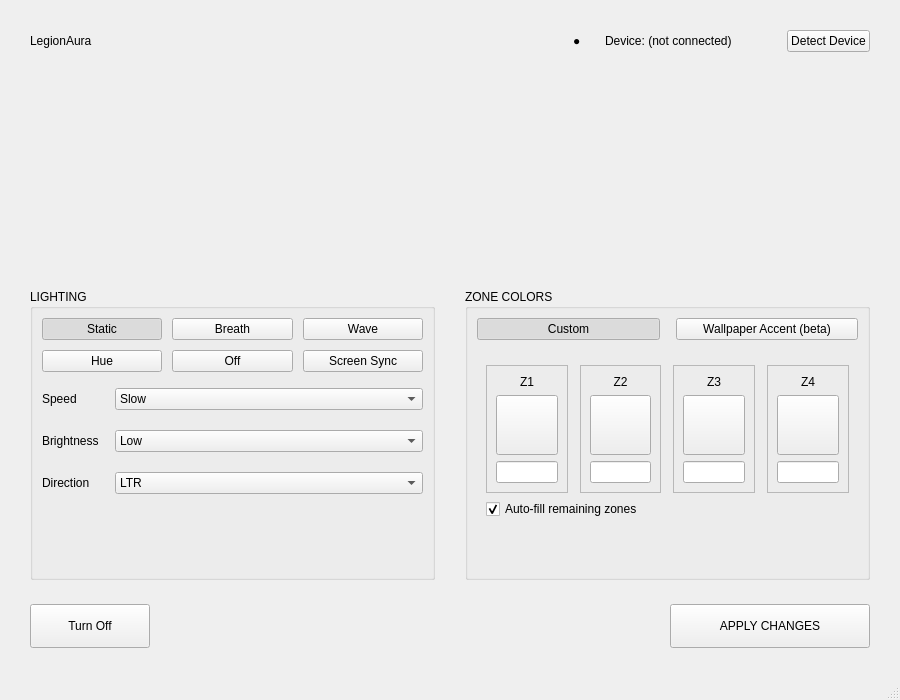
<?xml version='1.0' encoding='UTF-8'?>
<ui version="4.0">
 <class>MainWindow</class>
 <widget class="QMainWindow" name="MainWindow">
  <property name="geometry">
   <rect>
    <x>0</x>
    <y>0</y>
    <width>900</width>
    <height>700</height>
   </rect>
  </property>
  <property name="minimumSize">
   <size>
    <width>800</width>
    <height>600</height>
   </size>
  </property>
  <property name="windowTitle">
   <string>LegionAura</string>
  </property>
  <widget class="QWidget" name="centralwidget">
   <layout class="QVBoxLayout" name="verticalLayout">
    <property name="spacing">
     <number>24</number>
    </property>
    <property name="leftMargin">
     <number>30</number>
    </property>
    <property name="topMargin">
     <number>30</number>
    </property>
    <property name="rightMargin">
     <number>30</number>
    </property>
    <property name="bottomMargin">
     <number>30</number>
    </property>


    <item>
     <layout class="QHBoxLayout" name="headerLayout">
      <item>
       <widget class="QLabel" name="lblAppTitle">
        <property name="text">
         <string>LegionAura</string>
        </property>
       </widget>
      </item>
      <item>
       <spacer name="headerSpacer">
        <property name="orientation"><enum>Qt::Horizontal</enum></property>
        <property name="sizeHint" stdset="0"><size><width>40</width><height>20</height></size></property>
       </spacer>
      </item>
      <item>
       <widget class="QLabel" name="lblDeviceStatusIcon">
        <property name="text"><string>●</string></property>
       </widget>
      </item>
      <item>
       <widget class="QLabel" name="lblDeviceLeft">
        <property name="text"><string>Device: (not connected)</string></property>
       </widget>
      </item>
      <item>
       <widget class="QLabel" name="lblDeviceName">
        <property name="text"><string /></property>
       </widget>
      </item>
      <item>
       <widget class="QPushButton" name="btnDetect">
        <property name="text"><string>Detect Device</string></property>
       </widget>
      </item>
     </layout>
    </item>


    <item>
     <widget class="KeyboardPreview" name="keyboardPreviewWidget" native="true">
      <property name="sizePolicy">
       <sizepolicy hsizetype="Expanding" vsizetype="Expanding">
        <horstretch>0</horstretch>
        <verstretch>1</verstretch>
       </sizepolicy>
      </property>
      <property name="minimumSize">
       <size><width>0</width><height>150</height></size>
      </property>
     </widget>
    </item>


    <item>
     <layout class="QHBoxLayout" name="controlLayout" stretch="1,1">
      <property name="spacing">
       <number>30</number>
      </property>


      <item>
       <widget class="QGroupBox" name="grpLighting">
        <property name="title"><string>LIGHTING</string></property>
        <layout class="QVBoxLayout" name="lightingLayout">
         <property name="spacing"><number>16</number></property>
         <item>
          <layout class="QGridLayout" name="effectGrid">
           <property name="horizontalSpacing"><number>10</number></property>
           <property name="verticalSpacing"><number>10</number></property>
           <item row="0" column="0"><widget class="QPushButton" name="btnEffectStatic"><property name="text"><string>Static</string></property><property name="checkable"><bool>true</bool></property><property name="autoExclusive"><bool>true</bool></property><property name="checked"><bool>true</bool></property></widget></item>
           <item row="0" column="1"><widget class="QPushButton" name="btnEffectBreath"><property name="text"><string>Breath</string></property><property name="checkable"><bool>true</bool></property><property name="autoExclusive"><bool>true</bool></property></widget></item>
           <item row="0" column="2"><widget class="QPushButton" name="btnEffectWave"><property name="text"><string>Wave</string></property><property name="checkable"><bool>true</bool></property><property name="autoExclusive"><bool>true</bool></property></widget></item>
           <item row="1" column="0"><widget class="QPushButton" name="btnEffectHue"><property name="text"><string>Hue</string></property><property name="checkable"><bool>true</bool></property><property name="autoExclusive"><bool>true</bool></property></widget></item>
           <item row="1" column="1"><widget class="QPushButton" name="btnEffectOff"><property name="text"><string>Off</string></property><property name="checkable"><bool>true</bool></property><property name="autoExclusive"><bool>true</bool></property></widget></item>
           <item row="1" column="2"><widget class="QPushButton" name="btnEffectScreen"><property name="text"><string>Screen Sync</string></property><property name="toolTip"><string>Mirror four screen regions onto the keyboard. Press Apply to start screen sharing.</string></property><property name="checkable"><bool>true</bool></property><property name="autoExclusive"><bool>true</bool></property></widget></item>
          </layout>
         </item>
         <item>
          <layout class="QFormLayout" name="slidersLayout">
           <property name="verticalSpacing"><number>20</number></property>
           <item row="0" column="0"><widget class="QLabel" name="lblSpeed"><property name="text"><string>Speed</string></property></widget></item>
           <item row="0" column="1">
            <layout class="QHBoxLayout">
             <item><widget class="QComboBox" name="comboSpeed"><item><property name="text"><string>Slow</string></property></item><item><property name="text"><string>Normal</string></property></item><item><property name="text"><string>Fast</string></property></item><item><property name="text"><string>Very fast</string></property></item></widget></item>
            </layout>
           </item>
           <item row="1" column="0"><widget class="QLabel" name="lblBrightness"><property name="text"><string>Brightness</string></property></widget></item>
           <item row="1" column="1">
            <layout class="QHBoxLayout">
             <item><widget class="QComboBox" name="comboBrightness"><item><property name="text"><string>Low</string></property></item><item><property name="text"><string>High</string></property></item></widget></item>
            </layout>
           </item>
           <item row="2" column="0"><widget class="QLabel" name="lblDirection"><property name="text"><string>Direction</string></property></widget></item>
           <item row="2" column="1"><widget class="QComboBox" name="comboDirection"><item><property name="text"><string>LTR</string></property></item><item><property name="text"><string>RTL</string></property></item></widget></item>
          </layout>
         </item>
         <item>
          <spacer name="lightingSpacer"><property name="orientation"><enum>Qt::Vertical</enum></property><property name="sizeHint" stdset="0"><size><width>20</width><height>40</height></size></property></spacer>
         </item>
        </layout>
       </widget>
      </item>


      <item>
       <widget class="QGroupBox" name="grpZones">
        <property name="title"><string>ZONE COLORS</string></property>
        <layout class="QVBoxLayout" name="zonesLayout">
         <property name="spacing"><number>16</number></property>
         <item><layout class="QHBoxLayout" name="accentToggleLayout"><item><widget class="QPushButton" name="btnModeCustom"><property name="text"><string>Custom</string></property><property name="checkable"><bool>true</bool></property><property name="autoExclusive"><bool>true</bool></property><property name="checked"><bool>true</bool></property></widget></item><item><widget class="QPushButton" name="btnModeAccent"><property name="text"><string>Wallpaper Accent (beta)</string></property><property name="checkable"><bool>true</bool></property><property name="autoExclusive"><bool>true</bool></property></widget></item></layout></item><item><widget class="QStackedWidget" name="zonesStackedWidget"><property name="currentIndex"><number>0</number></property><widget class="QWidget" name="pageCustom"><layout class="QVBoxLayout" name="pageCustomLayout"><item>
          <layout class="QHBoxLayout" name="cardsLayout">
           <property name="spacing"><number>12</number></property>

           <item>
            <widget class="QFrame" name="cardZ1">
             <property name="frameShape"><enum>QFrame::StyledPanel</enum></property>
             <layout class="QVBoxLayout" name="layZ1">
              <item><widget class="QLabel" name="lblCardZ1"><property name="text"><string>Z1</string></property><property name="alignment"><set>Qt::AlignCenter</set></property></widget></item>
              <item><widget class="QPushButton" name="btnColor1"><property name="text"><string /></property><property name="minimumSize"><size><width>60</width><height>60</height></size></property></widget></item>
              <item><widget class="QLineEdit" name="editZ1"><property name="alignment"><set>Qt::AlignCenter</set></property></widget></item>
             </layout>
            </widget>
           </item>

           <item>
            <widget class="QFrame" name="cardZ2">
             <property name="frameShape"><enum>QFrame::StyledPanel</enum></property>
             <layout class="QVBoxLayout" name="layZ2">
              <item><widget class="QLabel" name="lblCardZ2"><property name="text"><string>Z2</string></property><property name="alignment"><set>Qt::AlignCenter</set></property></widget></item>
              <item><widget class="QPushButton" name="btnColor2"><property name="text"><string /></property><property name="minimumSize"><size><width>60</width><height>60</height></size></property></widget></item>
              <item><widget class="QLineEdit" name="editZ2"><property name="alignment"><set>Qt::AlignCenter</set></property></widget></item>
             </layout>
            </widget>
           </item>

           <item>
            <widget class="QFrame" name="cardZ3">
             <property name="frameShape"><enum>QFrame::StyledPanel</enum></property>
             <layout class="QVBoxLayout" name="layZ3">
              <item><widget class="QLabel" name="lblCardZ3"><property name="text"><string>Z3</string></property><property name="alignment"><set>Qt::AlignCenter</set></property></widget></item>
              <item><widget class="QPushButton" name="btnColor3"><property name="text"><string /></property><property name="minimumSize"><size><width>60</width><height>60</height></size></property></widget></item>
              <item><widget class="QLineEdit" name="editZ3"><property name="alignment"><set>Qt::AlignCenter</set></property></widget></item>
             </layout>
            </widget>
           </item>

           <item>
            <widget class="QFrame" name="cardZ4">
             <property name="frameShape"><enum>QFrame::StyledPanel</enum></property>
             <layout class="QVBoxLayout" name="layZ4">
              <item><widget class="QLabel" name="lblCardZ4"><property name="text"><string>Z4</string></property><property name="alignment"><set>Qt::AlignCenter</set></property></widget></item>
              <item><widget class="QPushButton" name="btnColor4"><property name="text"><string /></property><property name="minimumSize"><size><width>60</width><height>60</height></size></property></widget></item>
              <item><widget class="QLineEdit" name="editZ4"><property name="alignment"><set>Qt::AlignCenter</set></property></widget></item>
             </layout>
            </widget>
           </item>
          </layout>
         </item>
         <item>
          <widget class="QCheckBox" name="chkAutofill">
           <property name="text"><string>Auto-fill remaining zones</string></property>
           <property name="checked"><bool>true</bool></property>
          </widget>
         </item>
         <item>
          <spacer name="zonesSpacer"><property name="orientation"><enum>Qt::Vertical</enum></property><property name="sizeHint" stdset="0"><size><width>20</width><height>40</height></size></property></spacer>
         </item>
        </layout></widget><widget class="QWidget" name="pageAccent"><layout class="QVBoxLayout" name="pageAccentLayout"><item><widget class="QPushButton" name="btnAccentSwatch"><property name="minimumSize"><size><width>100</width><height>100</height></size></property><property name="text"><string>Detecting...</string></property></widget></item><item><widget class="QLabel" name="lblWallpaperSource"><property name="text"><string>Wallpaper source not checked</string></property><property name="wordWrap"><bool>true</bool></property></widget></item><item><layout class="QHBoxLayout" name="wallpaperActionsLayout"><item><widget class="QPushButton" name="btnChooseWallpaper"><property name="text"><string>Choose Wallpaper...</string></property></widget></item><item><widget class="QPushButton" name="btnAccentRefresh"><property name="text"><string>Refresh</string></property></widget></item></layout></item></layout></widget></widget></item></layout>
       </widget>
      </item>
     </layout>
    </item>


    <item>
     <layout class="QHBoxLayout" name="actionLayout">
      <item>
       <widget class="QPushButton" name="btnOff">
        <property name="text"><string>Turn Off</string></property>
        <property name="minimumSize"><size><width>120</width><height>44</height></size></property>
       </widget>
      </item>
      <item>
       <spacer name="actionSpacer">
        <property name="orientation"><enum>Qt::Horizontal</enum></property>
        <property name="sizeHint" stdset="0"><size><width>40</width><height>20</height></size></property>
       </spacer>
      </item>
      <item>
       <widget class="QPushButton" name="btnApply">
        <property name="text"><string>APPLY CHANGES</string></property>
        <property name="minimumSize"><size><width>200</width><height>44</height></size></property>
       </widget>
      </item>
     </layout>
    </item>

   </layout>
  </widget>
  <widget class="QStatusBar" name="statusbar" />
 </widget>
 <customwidgets>
  <customwidget>
   <class>KeyboardPreview</class>
   <extends>QWidget</extends>
   <header>KeyboardPreview.h</header>
  </customwidget>
 </customwidgets>
 <resources />
 <connections />
</ui>
